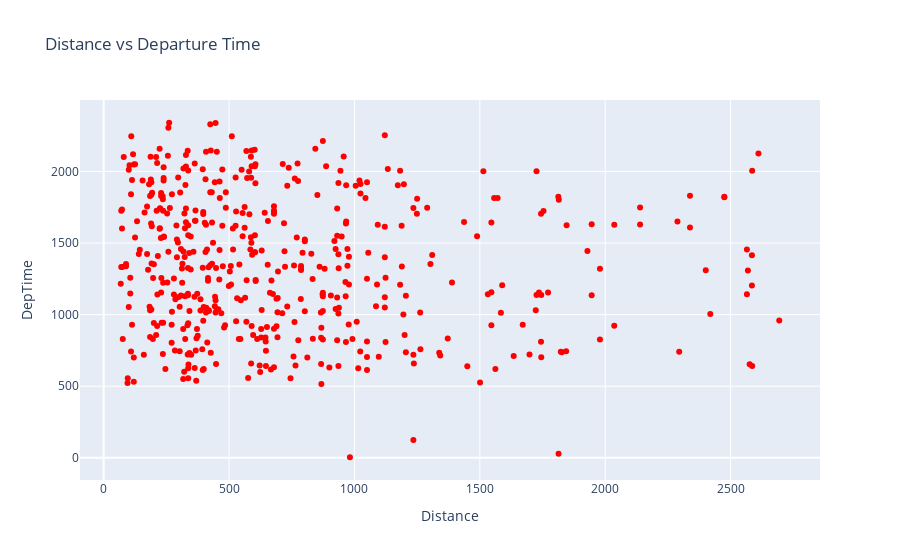

Notebook cell for this chart:
### Markdown cell above
Learn more about usage of scatter plot [here](https://plotly.com/python/line-and-scatter/?utm_medium=Exinfluencer&utm_source=Exinfluencer&utm_content=000026UJ&utm_term=10006555&utm_id=NA-SkillsNetwork-Channel-SkillsNetworkCoursesIBMDeveloperSkillsNetworkDV0101ENSkillsNetwork20297740-2021-01-01)

#### Idea: How departure time changes with respect to airport distance

### Code cell
# First we create a figure using go.Figure and adding trace to it through go.scatter
fig = go.Figure(data=go.Scatter(x=data['Distance'], y=data['DepTime'], mode='markers', marker=dict(color='red')))
# Updating layout through `update_layout`. Here we are adding title to the plot and providing title to x and y axis.
fig.update_layout(title='Distance vs Departure Time', xaxis_title='Distance', yaxis_title='DepTime')
# Display the figure
fig.show()

### Figure 1 — Plotly figure (JSON) as saved in the notebook; plotly's stock layout.template omitted (floating-point values rounded to 4 significant figures; data arrays with more than 128 entries replaced by an {"elided": "..."} marker saying what was removed)
{"data": [{"marker": {"color": "red"}, "mode": "markers", "x": {"elided": "500 int values"}, "y": {"elided": "500 int values"}, "type": "scatter"}], "layout": {"title": {"text": "Distance vs Departure Time"}, "xaxis": {"title": {"text": "Distance"}, "type": "linear", "range": [-90.43, 2852.0], "autorange": true}, "yaxis": {"title": {"text": "DepTime"}, "type": "linear", "range": [-188.8, 2533.0], "autorange": true}, "autosize": true}}
